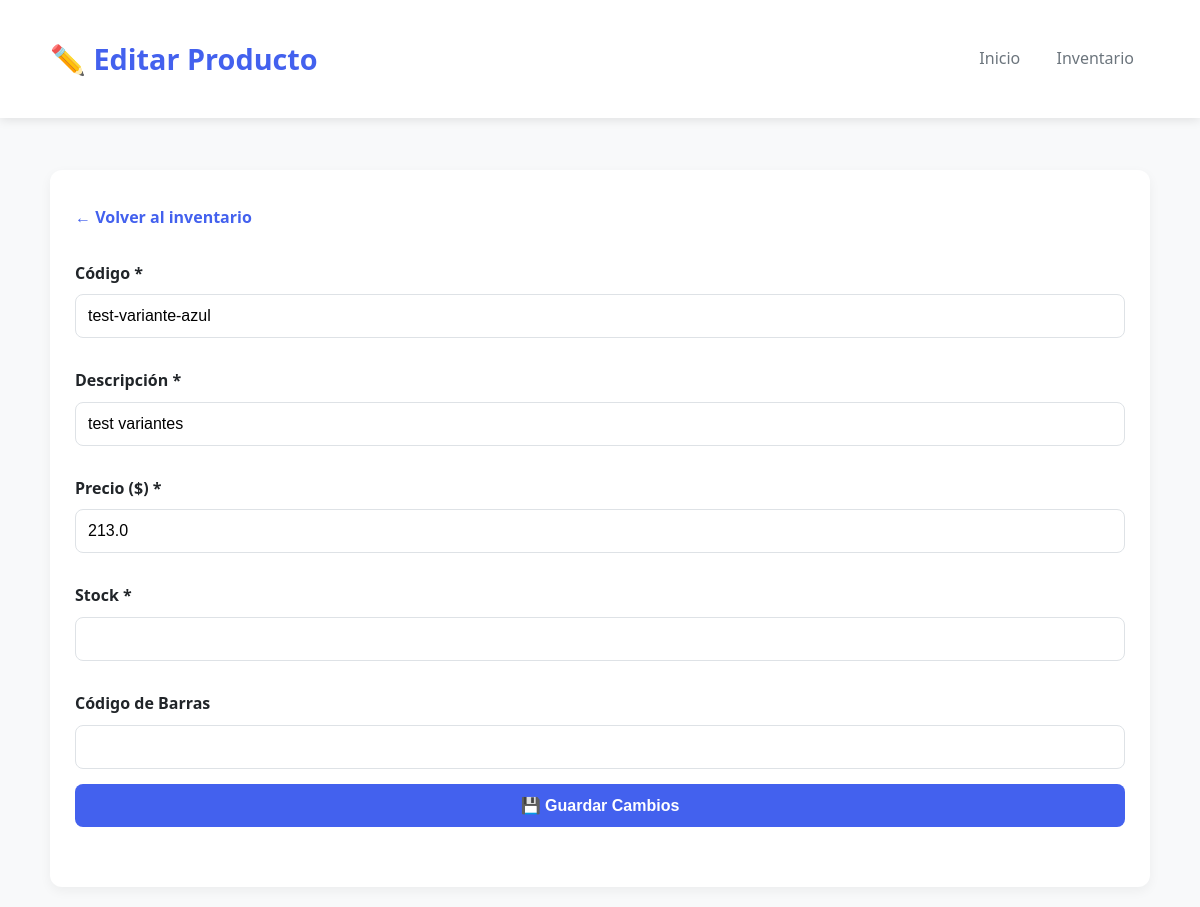
The page /editar_producto/4 (signed in) on the database its author committed.
### tables this page shows
CREATE TABLE productos (
    id INTEGER PRIMARY KEY AUTOINCREMENT,

        sku TEXT NOT NULL UNIQUE,
        descripcion TEXT NOT NULL,

        precio REAL NOT NULL,
        promotional_price TEXT,

        stock INTEGER,

        barcode TEXT,

        variant_id TEXT UNIQUE,
        product_id TEXT,

        activo INTEGER NOT NULL DEFAULT 1,
        fecha_creacion DATETIME DEFAULT CURRENT_TIMESTAMP,
        
        imagen_url TEXT
    );

### routes/inventario.py (the view, shortened to what this page needs)
@inventario_bp.route('/editar_producto/<int:producto_id>', methods=['GET', 'POST'])
@login_required
def editar_producto(producto_id):
    producto = get_producto_by_id(producto_id)
    if not producto:
        flash("Producto no encontrado", "error")
        return redirect(url_for('inventario.inventario'))
    return render_template('editar_producto.html', producto=producto)

### models.py (called while the page is built)
def get_conn():
    conn = sqlite3.connect(DB_PATH)
    conn.row_factory = sqlite3.Row
    return conn

def get_producto_by_id(producto_id):
    conn = get_conn()
    p = conn.execute("SELECT * FROM productos WHERE id = ?", (producto_id,)).fetchone()
    conn.close()
    return p

### routes/__init__.py (called while the page is built)
def login_required(f):
    @wraps(f)
    def decorated_function(*args, **kwargs):
        if 'user_id' not in session:
            return redirect(url_for('auth.login'))
        return f(*args, **kwargs)
    return decorated_function

### templates/editar_producto.html (shortened to what this page needs)
<!DOCTYPE html>
<html>
<head>
  <link rel="stylesheet" href="{{ url_for('static', filename='style.css') }}">
</head>
<body>
  <header>
    <div class="container">
      <h1>✏️ Editar Producto</h1>
      <nav>
        <a href="/">Inicio</a>
        <a href="/inventario">Inventario</a>
      </nav>
    </div>
  </header>
  <div class="container">
    <main>
      <a href="/inventario" class="back-link">← Volver al inventario</a>
      <form method="post">
        <label for="sku">Código *</label>
        <input type="text" id="sku" name="sku" value="{{ producto['sku'] }}" required>
        <label for="descripcion">Descripción *</label>
        <input type="text" id="descripcion" name="descripcion" value="{{ producto['descripcion'] }}" required>
        <label for="precio">Precio ($) *</label>
        <input type="number" id="precio" name="precio" step="0.01" min="0.01" value="{{ producto['precio'] }}" required>
        <label for="stock">Stock *</label>
        <input type="number" id="stock" name="stock" min="0" value="{{ producto['stock'] }}" required>
        <label for="barcode">Código de Barras</label>
        <input type="text" id="barcode" name="barcode" value="{{ producto['barcode'] }}">
        <button type="submit">💾 Guardar Cambios</button>
      </form>
    </main>
  </div>
</body>
</html>

### static/style.css (style rules this page uses)
:root { --primary: #4361ee; --primary-dark: #3a56d4; --success: #2ecc71; --danger: #e63946; --light: #f8f9fa; --dark: #212529; --gray: #6c757d; --border: #dee2e6; }
* { margin: 0; padding: 0; box-sizing: border-box; }
body { font-family: 'Segoe UI', Tahoma, Geneva, Verdana, sans-serif; background-color: var(--light); color: var(--dark); line-height: 1.6; }
.container { width: 95%; max-width: 1200px; margin: 0 auto; padding: 20px; }
header { background: white; box-shadow: 0 2px 10px rgba(0,0,0,0.1); padding: 1rem 0; margin-bottom: 2rem; }
header .container { display: flex; justify-content: space-between; align-items: center; }
header h1 { font-size: 1.8rem; color: var(--primary); font-weight: 700; }
nav a { text-decoration: none; color: var(--gray); padding: 8px 16px; border-radius: 6px; transition: all 0.3s; }
main { background: white; border-radius: 12px; padding: 25px; box-shadow: 0 4px 12px rgba(0,0,0,0.05); }
form { margin: 20px 0; }
form label { display: block; margin: 15px 0 8px; font-weight: 600; }
form input, form select, form button { width: 100%; padding: 12px; margin-bottom: 15px; border: 1px solid var(--border); border-radius: 8px; font-size: 1rem; }
form button { background: var(--primary); color: white; border: none; cursor: pointer; font-weight: 600; transition: background 0.3s; }
.back-link { display: inline-block; margin: 10px 0; color: var(--primary); text-decoration: none; font-weight: 600; }

### rows shown on the page
productos: sku "test-variante-azul", descripcion "test variantes", precio "213.0"
